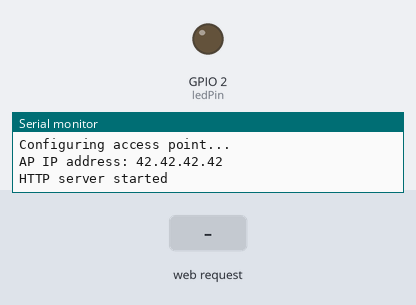
A sketch run on a simulated ESP8266 (NodeMCU). On the bench: output pins drawn as LEDs (lit = HIGH), the last lines printed to the serial monitor. The test bench sets the inputs (shaded band).

Above: at 1.2 s.
1.3 s: HTTP request GET /?led=1 received
At 2.1 s:
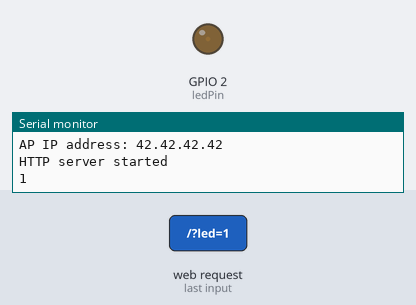
2.8 s: HTTP request GET /?led=120 received
At 3.2 s:
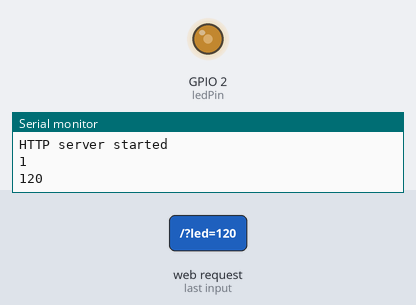
Timing chart, 0 to 5.8 s (numbered marks = the images above; inputs shaded):
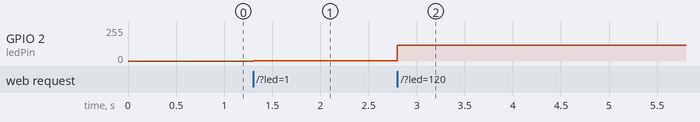

The sketch:

WifiServer2.ino
```cpp
/* Create a WiFi access point and provide a web server on it. */
// For more details see http://42bots.com.

#include <ESP8266WiFi.h>
#include <ESP8266WebServer.h>

IPAddress    apIP(42, 42, 42, 42);  // Defining a static IP address: local & gateway
                                    // Default IP in AP mode is 192.168.4.1

/* This are the WiFi access point settings. Update them to your likin */
const char *ssid = "TheDankTeaKettle";
const char *password = "21plkoyr92";

// Define a web server at port 80 for HTTP
ESP8266WebServer server(80);

const int ledPin = 2;

void handleRoot() {
  int currState =server.arg("led").toInt();
  Serial.println(currState);
    analogWrite(ledPin,currState);
  char html[1000];
  server.send ( 200, "text/html", html );
  //digitalWrite ( LED_BUILTIN, 1 );
}

void handleNotFound() {
  digitalWrite ( LED_BUILTIN, 0 );
  String message = "File Not Found\n\n";
  message += "URI: ";
  message += server.uri();
  message += "\nMethod: ";
  message += ( server.method() == HTTP_GET ) ? "GET" : "POST";
  message += "\nArguments: ";
  message += server.args();
  message += "\n";

  for ( uint8_t i = 0; i < server.args(); i++ ) {
    message += " " + server.argName ( i ) + ": " + server.arg ( i ) + "\n";
  }

  server.send ( 404, "text/plain", message );
  digitalWrite ( LED_BUILTIN, 1 ); //turn the built in LED on pin DO of NodeMCU off
  //analogWrite(ledPin,1023);
}

void setup() {
  pinMode ( ledPin, OUTPUT );
  digitalWrite ( ledPin, 0 );
  analogWriteFreq(200);

  Serial.begin(115200);
  Serial.println();
  Serial.println("Configuring access point...");

  //set-up the custom IP address
  WiFi.mode(WIFI_AP_STA);
  WiFi.softAPConfig(apIP, apIP, IPAddress(255, 255, 255, 0));   // subnet FF FF FF 00

  /* You can remove the password parameter if you want the AP to be open. */
  WiFi.softAP(ssid, password);

  IPAddress myIP = WiFi.softAPIP();
  Serial.print("AP IP address: ");
  Serial.println(myIP);

  server.on ( "/", handleRoot );
  server.onNotFound ( handleNotFound );

  server.begin();
  Serial.println("HTTP server started");
}

void loop() {
  server.handleClient();
}
```

Measured:
- after the input at 1.3 s, GPIO 2 (ledPin): 0/255 → 1/255 at once
- after the input at 2.8 s, GPIO 2 (ledPin): 1/255 → 120/255 at once
